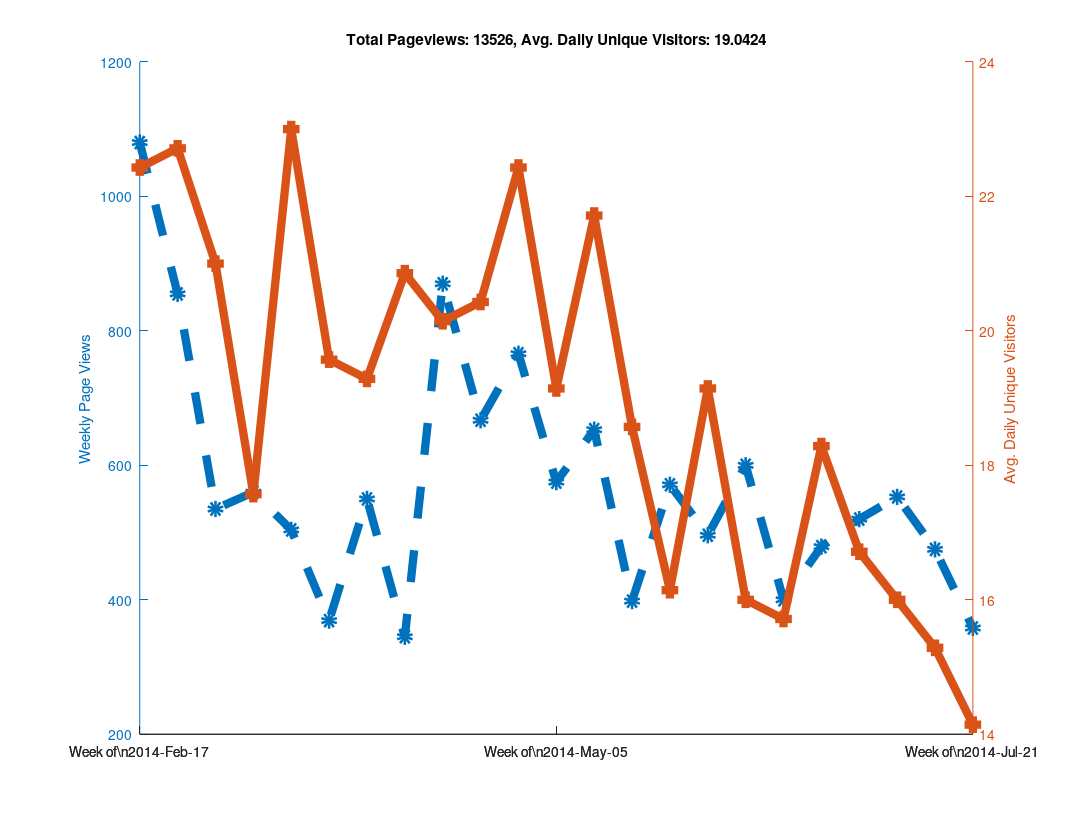

Here is the MATLAB script that generated this plot:
clear all

% Github has a "traffic" page now, but it doesn't seem like you can
% put in an arbitrary date range?  When I looked at it, it showed the
% numbers of unique visitors and views for the last two weeks only...
% So as long as I check back at least once every two weeks I can keep
% a record of it?  Great...

% https://github.com/libMesh/libmesh/graphs/traffic

% Date, Views, Unique Visitors
data = {
    '2014-Feb-17', 274, 25
    '2014-Feb-18', 145, 30
    '2014-Feb-19', 129, 27
    '2014-Feb-20', 202, 24
    '2014-Feb-21', 240, 22
    '2014-Feb-22', 62,  17
    '2014-Feb-23', 28,  12
    '2014-Feb-24', 217, 19
    '2014-Feb-25', 90,  25
    '2014-Feb-26', 189, 36
    '2014-Feb-27', 112, 26
    '2014-Feb-28', 81,  20
    '2014-Mar-01', 113, 17
    '2014-Mar-02', 53,  16
    '2014-Mar-03', 41,  21
    '2014-Mar-04', 144, 35
    '2014-Mar-05', 51,  20
    '2014-Mar-06', 157, 25
    '2014-Mar-07', 50,  22
    '2014-Mar-08', 50,  11
    '2014-Mar-09', 42,  13
    '2014-Mar-10', 61,  16
    '2014-Mar-11', 27,  16
    '2014-Mar-12', 111, 20
    '2014-Mar-13', 66,  20
    '2014-Mar-14', 223, 25
    '2014-Mar-15', 46,   9
    '2014-Mar-16', 26,  17
    '2014-Mar-17', 80,  29
    '2014-Mar-18', 59,  30
    '2014-Mar-19', 85,  31
    '2014-Mar-20', 122, 18
    '2014-Mar-21', 61,  21
    '2014-Mar-22', 33,  18
    '2014-Mar-23', 64,  14
    '2014-Mar-24', 95,  24
    '2014-Mar-25', 75,  28
    '2014-Mar-26', 49,  18
    '2014-Mar-27', 57,  24
    '2014-Mar-28', 33,  16
    '2014-Mar-29', 41,  16
    '2014-Mar-30', 19,  11
    '2014-Mar-31', 52,  12
    '2014-Apr-01', 120, 21
    '2014-Apr-02', 68,  23
    '2014-Apr-03', 98,  28
    '2014-Apr-04', 77,  21
    '2014-Apr-05', 80,  15
    '2014-Apr-06', 55,  15
    '2014-Apr-07', 71,  31
    '2014-Apr-08', 84,  26
    '2014-Apr-09', 33,  18
    '2014-Apr-10', 32,  16
    '2014-Apr-11', 51,  20
    '2014-Apr-12', 25,  15
    '2014-Apr-13', 49,  20
    '2014-Apr-14', 120, 23
    '2014-Apr-15', 191, 27
    '2014-Apr-16', 219, 24
    '2014-Apr-17', 216, 30
    '2014-Apr-18', 63,  19
    '2014-Apr-19', 36,  11
    '2014-Apr-20', 25,   7
    '2014-Apr-21', 115, 24
    '2014-Apr-22', 128, 31
    '2014-Apr-23', 87,  25
    '2014-Apr-24', 108, 23
    '2014-Apr-25', 111, 20
    '2014-Apr-26', 89,   9
    '2014-Apr-27', 29,  11
    '2014-Apr-28', 177, 28
    '2014-Apr-29', 170, 27
    '2014-Apr-30', 183, 28
    '2014-May-01', 97,  25
    '2014-May-02', 64,  23
    '2014-May-03', 43,  12
    '2014-May-04', 32,  14
    '2014-May-05', 125, 28
    '2014-May-06', 68,  24
    '2014-May-07', 68,  19
    '2014-May-08', 114, 14
    '2014-May-09', 47,  20
    '2014-May-10', 139, 20
    '2014-May-11', 14,   9
    '2014-May-12', 90,  27
    '2014-May-13', 92,  22
    '2014-May-14', 197, 32
    '2014-May-15', 140, 26
    '2014-May-16', 59,  20
    '2014-May-17', 21,  9
    '2014-May-18', 54,  16
    '2014-May-19', 117, 28
    '2014-May-20', 47,  18
    '2014-May-21', 55,  19
    '2014-May-22', 77,  26
    '2014-May-23', 28,  12
    '2014-May-24', 38,  13
    '2014-May-25', 36,  14
    '2014-May-26', 44,  13
    '2014-May-27', 166, 24
    '2014-May-28', 139, 20
    '2014-May-29', 67,  25
    '2014-May-30', 73,  11
    '2014-May-31', 60,  9
    '2014-Jun-01', 22,  11
    '2014-Jun-02', 87,  18
    '2014-Jun-03', 103, 31
    '2014-Jun-04', 105, 27
    '2014-Jun-05', 74,  22
    '2014-Jun-06', 55,  16
    '2014-Jun-07', 53,  15
    '2014-Jun-08', 19,  5
    '2014-Jun-09', 91,  14
    '2014-Jun-10', 136, 19
    '2014-Jun-11', 104, 27
    '2014-Jun-12', 195, 22
    '2014-Jun-13', 51,  18
    '2014-Jun-14', 4,   4
    '2014-Jun-15', 19,  8
    '2014-Jun-16', 86,  19
    '2014-Jun-17', 60,  20
    '2014-Jun-18', 115, 25
    '2014-Jun-19', 73,  20
    '2014-Jun-20', 24,  12
    '2014-Jun-21', 12,  4
    '2014-Jun-22', 30,  10
    '2014-Jun-23', 106, 23
    '2014-Jun-24', 51,  16
    '2014-Jun-25', 115, 25
    '2014-Jun-26', 77,  24
    '2014-Jun-27', 91,  24
    '2014-Jun-28', 30,  9
    '2014-Jun-29', 9,   7
    '2014-Jun-30', 80,  25
    '2014-Jul-01', 118, 17
    '2014-Jul-02', 124, 18
    '2014-Jul-03', 103, 22
    '2014-Jul-04', 33,  11
    '2014-Jul-05', 37,  13
    '2014-Jul-06', 25,  11
    '2014-Jul-07', 147, 27
    '2014-Jul-08', 123, 14
    '2014-Jul-09', 75,  24
    '2014-Jul-10', 68,  16
    '2014-Jul-11', 103, 22
    '2014-Jul-12', 21,  6
    '2014-Jul-13', 16,  3
    '2014-Jul-14', 103, 24
    '2014-Jul-15', 86,  16
    '2014-Jul-16', 90,  20
    '2014-Jul-17', 92,  18
    '2014-Jul-18', 70,  17
    '2014-Jul-19', 27,  8
    '2014-Jul-20',  7,  4
    '2014-Jul-21', 66,  19
    '2014-Jul-22', 63,  16
    '2014-Jul-23', 56,  14
    '2014-Jul-24', 110, 19
    '2014-Jul-25', 27,  14
    '2014-Jul-26', 9,   8
    '2014-Jul-27', 27,  9
    '2014-Jul-28', 73,  23
    '2014-Jul-29', 136, 22
    '2014-Jul-30', 25,  14
    '2014-Jul-31', 113, 29
    };

% length works like you would expect it to for cell arrays.
N=length(data);

% A cell array of strings holding just the dates
dates = {data{:,1}};

% Note the extra square brackets!  This seems to be required (at least
% in Octave) to catch the output of data{:,2} as an array.
views = [data{:,2}];
visitors = [data{:,3}];



% 1.) Make daily plot - You can do this, but it gets a bit hard to read

%% % Can't plot string data automatically?
%% x=linspace(1,N,N);
%%
%% % Only way to set linestyles with plotyy is after the fact, apparently.
%% % plotyy returns the axis handle first, followed by the two plot handles.
%% clf;
%% hold on;
%% [haxis, h1, h2] = plotyy(x, views, x, visitors);
%%
%% % Label the axes
%% ylabel (haxis(1), 'Daily Page Views');
%% ylabel (haxis(2), 'Daily Unique Visitors');
%%
%% % Totaling unique visitors doesn't really mean much...
%% title (['Total Pageviews: ', num2str(sum(views)), ', Avg. Daily Unique Visitors: ', num2str(mean(visitors))]);
%%
%% % Make thick lines - this looks better in PDF
%% set([h1, h2], 'linewidth', 6);
%%
%% % Turn on markers
%% set(h1, 'marker', 'o');
%% set(h2, 'marker', 's');
%%
%% % Set marker size
%% set([h1, h2], 'markersize', 6);
%%
%% % Make dashed line?  Aquaterm doesn't seem to properly display this, but it
%% % does work in the PDF!
%% set(h1, 'linestyle', '--');
%%
%% % Set the xticks and labels so that it shows dates instead of numbers.
%% xticksat = [1 length(x)];
%% set(haxis, 'xtick', xticksat);
%%
%% for i=1:length(xticksat)
%%   xtlabels{i} = data{xticksat(i), 1};
%% end
%% set(haxis, 'xticklabel', xtlabels);
%%
%% % Print to PDF
%% set (gcf, "paperposition", [0.25, 0.25, 10.75, 8.25]);
%% set (gcf, "papersize", [11, 8.5]);
%% set (gcf, "paperorientation", 'landscape');
%%
%% % Make a PDF of this plot.
%% print('-dpdf', 'github_traffic.pdf', '-FHelvetica:20');



% 2.) Make weekly plot - the data is naturally week-periodic
week_indexes = 1:7:N;

% Get total views and average unique viewers for each week
week_views = [];
week_visitors = [];
  for i=1:length(week_indexes)-1
  start = week_indexes(i);
  stop = week_indexes(i+1) - 1;
  week_views(end+1) = sum(views(start:stop));
  week_visitors(end+1) = mean(visitors(start:stop));
end

clf;
hold on;

x=linspace(1, length(week_views), length(week_views));
[haxis, h1, h2] = plotyy(x, week_views, x, week_visitors);

% Label the axes
ylabel (haxis(1), 'Weekly Page Views');
ylabel (haxis(2), 'Avg. Daily Unique Visitors');

% Totaling unique visitors doesn't really mean much...
title (['Total Pageviews: ', num2str(sum(views)), ', Avg. Daily Unique Visitors: ', num2str(mean(visitors))]);

% Make thick lines - this looks better in PDF
set([h1, h2], 'linewidth', 6);

% Turn on markers
set(h1, 'marker', 'o');
set(h2, 'marker', 's');

% Set marker size
set([h1, h2], 'markersize', 6);

% Make dashed line?  Aquaterm doesn't seem to properly display this, but it
% does work in the PDF!
set(h1, 'linestyle', '--');

% Set the xticks and labels so that it shows dates instead of numbers.
xticksat = [1 ceil(length(x)/2) length(x)];
set(haxis, 'xtick', xticksat);

for i=1:length(xticksat)
  xtlabels{i} = ['Week of\n', data{week_indexes(xticksat(i)), 1}];
end
set(haxis, 'xticklabel', xtlabels);

% Print to PDF
set (gcf, "papersize", [11, 8.5]);
set (gcf, "paperorientation", 'landscape');

% I was using these paper settings in older versions of Octave, but
% they changed in 3.8.0
is_380 = strcmp(version(), '3.8.0');

if (!is_380)
  set (gcf, "paperposition", [0.25, 0.25, 10.75, 8.25]);
else
  % In Octave 3.8.0, the default paperposition is [0.25000, 2.50000, 8.00000, 6.00000],
  % the third number makes the plot taller instead of wider!
  set (gcf, "paperposition", [0.25, 0.25, 8.0, 10.5]);
end

% Make a PDF of this plot.
print('-dpdf', 'weekly_github_traffic.pdf', '-FHelvetica:20');



% 3.) Make monthly plot - not enough data to be interesting yet...

%% month_intervals = {'2014-Feb-17', '2014-Mar-17', '2014-Apr-17'};
%%
%% % Numerical indexes of the month intervals
%% month_indexes = [];
%%
%% for i=1:length(month_intervals)
%%   % Calling 'strcmp' on a cell array of strings returns an array of 0s
%%   % and 1s, then 'find' returns the non-zero index.  The 'end' keyword
%%   % is used to append to the array.
%%   month_indexes(end+1) = find(strcmp(month_intervals{i}, dates));
%% end
%%
%% % Get total views and average unique viewers for each month
%% month_views = [];
%% month_visitors = [];
%%   for i=1:length(month_indexes)-1
%%   start = month_indexes(i);
%%   stop = month_indexes(i+1) - 1;
%%   month_views(end+1) = sum(views(start:stop));
%%   month_visitors(end+1) = mean(visitors(start:stop));
%% end
%%
%% clf;
%% hold on;
%% x=linspace(1, length(month_views), length(month_views));
%% [haxis, h1, h2] = plotyy(x, month_views, x, month_visitors);
